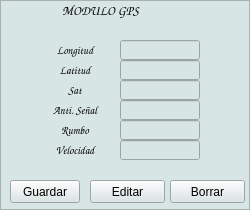
    <widget class="QFrame" name="FGPS">
     <property name="geometry">
      <rect>
       <x>670</x>
       <y>130</y>
       <width>250</width>
       <height>210</height>
      </rect>
     </property>
     <property name="palette">
      <palette>
       <active>
        <colorrole role="Button">
         <brush brushstyle="SolidPattern">
          <color alpha="255">
           <red>216</red>
           <green>229</green>
           <blue>229</blue>
          </color>
         </brush>
        </colorrole>
        <colorrole role="Base">
         <brush brushstyle="SolidPattern">
          <color alpha="255">
           <red>216</red>
           <green>229</green>
           <blue>229</blue>
          </color>
         </brush>
        </colorrole>
        <colorrole role="Window">
         <brush brushstyle="SolidPattern">
          <color alpha="255">
           <red>216</red>
           <green>229</green>
           <blue>229</blue>
          </color>
         </brush>
        </colorrole>
       </active>
       <inactive>
        <colorrole role="Button">
         <brush brushstyle="SolidPattern">
          <color alpha="255">
           <red>216</red>
           <green>229</green>
           <blue>229</blue>
          </color>
         </brush>
        </colorrole>
        <colorrole role="Base">
         <brush brushstyle="SolidPattern">
          <color alpha="255">
           <red>216</red>
           <green>229</green>
           <blue>229</blue>
          </color>
         </brush>
        </colorrole>
        <colorrole role="Window">
         <brush brushstyle="SolidPattern">
          <color alpha="255">
           <red>216</red>
           <green>229</green>
           <blue>229</blue>
          </color>
         </brush>
        </colorrole>
       </inactive>
       <disabled>
        <colorrole role="Button">
         <brush brushstyle="SolidPattern">
          <color alpha="255">
           <red>216</red>
           <green>229</green>
           <blue>229</blue>
          </color>
         </brush>
        </colorrole>
        <colorrole role="Base">
         <brush brushstyle="SolidPattern">
          <color alpha="255">
           <red>216</red>
           <green>229</green>
           <blue>229</blue>
          </color>
         </brush>
        </colorrole>
        <colorrole role="Window">
         <brush brushstyle="SolidPattern">
          <color alpha="255">
           <red>216</red>
           <green>229</green>
           <blue>229</blue>
          </color>
         </brush>
        </colorrole>
       </disabled>
      </palette>
     </property>
     <property name="autoFillBackground">
      <bool>false</bool>
     </property>
     <property name="frameShape">
      <enum>QFrame::StyledPanel</enum>
     </property>
     <property name="frameShadow">
      <enum>QFrame::Raised</enum>
     </property>
     <widget class="QLabel" name="label_20">
      <property name="geometry">
       <rect>
        <x>40</x>
        <y>60</y>
        <width>70</width>
        <height>20</height>
       </rect>
      </property>
      <property name="font">
       <font>
        <family>Comic Sans MS</family>
        <pointsize>8</pointsize>
        <weight>75</weight>
        <bold>true</bold>
       </font>
      </property>
      <property name="text">
       <string>Latitud</string>
      </property>
      <property name="alignment">
       <set>Qt::AlignCenter</set>
      </property>
     </widget>
     <widget class="QLineEdit" name="GPS_LAT">
      <property name="enabled">
       <bool>true</bool>
      </property>
      <property name="geometry">
       <rect>
        <x>120</x>
        <y>60</y>
        <width>80</width>
        <height>20</height>
       </rect>
      </property>
      <property name="sizePolicy">
       <sizepolicy hsizetype="Expanding" vsizetype="Maximum">
        <horstretch>0</horstretch>
        <verstretch>0</verstretch>
       </sizepolicy>
      </property>
      <property name="font">
       <font>
        <family>Times New Roman</family>
        <pointsize>10</pointsize>
        <weight>75</weight>
        <bold>true</bold>
       </font>
      </property>
      <property name="contextMenuPolicy">
       <enum>Qt::DefaultContextMenu</enum>
      </property>
      <property name="layoutDirection">
       <enum>Qt::LeftToRight</enum>
      </property>
      <property name="autoFillBackground">
       <bool>false</bool>
      </property>
      <property name="locale">
       <locale language="StandardMoroccanTamazight" country="Morocco"/>
      </property>
      <property name="text">
       <string/>
      </property>
      <property name="alignment">
       <set>Qt::AlignCenter</set>
      </property>
     </widget>
     <widget class="QLabel" name="GPS_NOM">
      <property name="geometry">
       <rect>
        <x>0</x>
        <y>0</y>
        <width>201</width>
        <height>20</height>
       </rect>
      </property>
      <property name="font">
       <font>
        <family>Comic Sans MS</family>
        <pointsize>10</pointsize>
        <weight>75</weight>
        <bold>true</bold>
       </font>
      </property>
      <property name="text">
       <string>MODULO GPS</string>
      </property>
      <property name="alignment">
       <set>Qt::AlignCenter</set>
      </property>
     </widget>
     <widget class="QLineEdit" name="GPS_LON">
      <property name="enabled">
       <bool>true</bool>
      </property>
      <property name="geometry">
       <rect>
        <x>120</x>
        <y>40</y>
        <width>80</width>
        <height>20</height>
       </rect>
      </property>
      <property name="sizePolicy">
       <sizepolicy hsizetype="Expanding" vsizetype="Maximum">
        <horstretch>0</horstretch>
        <verstretch>0</verstretch>
       </sizepolicy>
      </property>
      <property name="font">
       <font>
        <family>Times New Roman</family>
        <pointsize>10</pointsize>
        <weight>75</weight>
        <bold>true</bold>
       </font>
      </property>
      <property name="contextMenuPolicy">
       <enum>Qt::DefaultContextMenu</enum>
      </property>
      <property name="layoutDirection">
       <enum>Qt::LeftToRight</enum>
      </property>
      <property name="autoFillBackground">
       <bool>false</bool>
      </property>
      <property name="locale">
       <locale language="StandardMoroccanTamazight" country="Morocco"/>
      </property>
      <property name="text">
       <string/>
      </property>
      <property name="alignment">
       <set>Qt::AlignCenter</set>
      </property>
     </widget>
     <widget class="QLabel" name="label_21">
      <property name="geometry">
       <rect>
        <x>40</x>
        <y>40</y>
        <width>70</width>
        <height>20</height>
       </rect>
      </property>
      <property name="font">
       <font>
        <family>Comic Sans MS</family>
        <pointsize>8</pointsize>
        <weight>75</weight>
        <bold>true</bold>
       </font>
      </property>
      <property name="text">
       <string>Longitud</string>
      </property>
      <property name="alignment">
       <set>Qt::AlignCenter</set>
      </property>
     </widget>
     <widget class="QLineEdit" name="GPS_SAT">
      <property name="enabled">
       <bool>true</bool>
      </property>
      <property name="geometry">
       <rect>
        <x>120</x>
        <y>80</y>
        <width>80</width>
        <height>20</height>
       </rect>
      </property>
      <property name="sizePolicy">
       <sizepolicy hsizetype="Expanding" vsizetype="Maximum">
        <horstretch>0</horstretch>
        <verstretch>0</verstretch>
       </sizepolicy>
      </property>
      <property name="font">
       <font>
        <family>Times New Roman</family>
        <pointsize>10</pointsize>
        <weight>75</weight>
        <bold>true</bold>
       </font>
      </property>
      <property name="contextMenuPolicy">
       <enum>Qt::DefaultContextMenu</enum>
      </property>
      <property name="layoutDirection">
       <enum>Qt::LeftToRight</enum>
      </property>
      <property name="autoFillBackground">
       <bool>false</bool>
      </property>
      <property name="locale">
       <locale language="StandardMoroccanTamazight" country="Morocco"/>
      </property>
      <property name="text">
       <string/>
      </property>
      <property name="alignment">
       <set>Qt::AlignCenter</set>
      </property>
     </widget>
     <widget class="QLabel" name="lID_12">
      <property name="geometry">
       <rect>
        <x>40</x>
        <y>80</y>
        <width>70</width>
        <height>20</height>
       </rect>
      </property>
      <property name="font">
       <font>
        <family>Comic Sans MS</family>
        <pointsize>8</pointsize>
        <weight>75</weight>
        <bold>true</bold>
       </font>
      </property>
      <property name="text">
       <string>Sat</string>
      </property>
      <property name="alignment">
       <set>Qt::AlignCenter</set>
      </property>
     </widget>
     <widget class="QLineEdit" name="GPS_CUR">
      <property name="enabled">
       <bool>true</bool>
      </property>
      <property name="geometry">
       <rect>
        <x>120</x>
        <y>120</y>
        <width>80</width>
        <height>20</height>
       </rect>
      </property>
      <property name="sizePolicy">
       <sizepolicy hsizetype="Expanding" vsizetype="Maximum">
        <horstretch>0</horstretch>
        <verstretch>0</verstretch>
       </sizepolicy>
      </property>
      <property name="font">
       <font>
        <family>Times New Roman</family>
        <pointsize>10</pointsize>
        <weight>75</weight>
        <bold>true</bold>
       </font>
      </property>
      <property name="contextMenuPolicy">
       <enum>Qt::DefaultContextMenu</enum>
      </property>
      <property name="layoutDirection">
       <enum>Qt::LeftToRight</enum>
      </property>
      <property name="autoFillBackground">
       <bool>false</bool>
      </property>
      <property name="locale">
       <locale language="StandardMoroccanTamazight" country="Morocco"/>
      </property>
      <property name="text">
       <string/>
      </property>
      <property name="alignment">
       <set>Qt::AlignCenter</set>
      </property>
     </widget>
     <widget class="QLabel" name="lID_15">
      <property name="geometry">
       <rect>
        <x>40</x>
        <y>120</y>
        <width>70</width>
        <height>20</height>
       </rect>
      </property>
      <property name="font">
       <font>
        <family>Comic Sans MS</family>
        <pointsize>8</pointsize>
        <weight>75</weight>
        <bold>true</bold>
       </font>
      </property>
      <property name="text">
       <string>Rumbo</string>
      </property>
      <property name="alignment">
       <set>Qt::AlignCenter</set>
      </property>
     </widget>
     <widget class="QLineEdit" name="GPS_VEL">
      <property name="enabled">
       <bool>true</bool>
      </property>
      <property name="geometry">
       <rect>
        <x>120</x>
        <y>140</y>
        <width>80</width>
        <height>20</height>
       </rect>
      </property>
      <property name="sizePolicy">
       <sizepolicy hsizetype="Expanding" vsizetype="Maximum">
        <horstretch>0</horstretch>
        <verstretch>0</verstretch>
       </sizepolicy>
      </property>
      <property name="font">
       <font>
        <family>Times New Roman</family>
        <pointsize>10</pointsize>
        <weight>75</weight>
        <bold>true</bold>
       </font>
      </property>
      <property name="contextMenuPolicy">
       <enum>Qt::DefaultContextMenu</enum>
      </property>
      <property name="layoutDirection">
       <enum>Qt::LeftToRight</enum>
      </property>
      <property name="autoFillBackground">
       <bool>false</bool>
      </property>
      <property name="locale">
       <locale language="StandardMoroccanTamazight" country="Morocco"/>
      </property>
      <property name="text">
       <string/>
      </property>
      <property name="alignment">
       <set>Qt::AlignCenter</set>
      </property>
     </widget>
     <widget class="QLabel" name="lID_16">
      <property name="geometry">
       <rect>
        <x>40</x>
        <y>140</y>
        <width>70</width>
        <height>20</height>
       </rect>
      </property>
      <property name="font">
       <font>
        <family>Comic Sans MS</family>
        <pointsize>8</pointsize>
        <weight>75</weight>
        <bold>true</bold>
       </font>
      </property>
      <property name="text">
       <string>Velocidad</string>
      </property>
      <property name="alignment">
       <set>Qt::AlignCenter</set>
      </property>
     </widget>
     <widget class="QLineEdit" name="GPS_ANT">
      <property name="enabled">
       <bool>true</bool>
      </property>
      <property name="geometry">
       <rect>
        <x>120</x>
        <y>100</y>
        <width>80</width>
        <height>20</height>
       </rect>
      </property>
      <property name="sizePolicy">
       <sizepolicy hsizetype="Expanding" vsizetype="Maximum">
        <horstretch>0</horstretch>
        <verstretch>0</verstretch>
       </sizepolicy>
      </property>
      <property name="font">
       <font>
        <family>Times New Roman</family>
        <pointsize>10</pointsize>
        <weight>75</weight>
        <bold>true</bold>
       </font>
      </property>
      <property name="contextMenuPolicy">
       <enum>Qt::DefaultContextMenu</enum>
      </property>
      <property name="layoutDirection">
       <enum>Qt::LeftToRight</enum>
      </property>
      <property name="autoFillBackground">
       <bool>false</bool>
      </property>
      <property name="locale">
       <locale language="StandardMoroccanTamazight" country="Morocco"/>
      </property>
      <property name="text">
       <string/>
      </property>
      <property name="alignment">
       <set>Qt::AlignCenter</set>
      </property>
     </widget>
     <widget class="QLabel" name="label_22">
      <property name="geometry">
       <rect>
        <x>40</x>
        <y>100</y>
        <width>70</width>
        <height>20</height>
       </rect>
      </property>
      <property name="font">
       <font>
        <family>Comic Sans MS</family>
        <pointsize>8</pointsize>
        <weight>75</weight>
        <bold>true</bold>
       </font>
      </property>
      <property name="text">
       <string>Anti. Señal</string>
      </property>
      <property name="alignment">
       <set>Qt::AlignCenter</set>
      </property>
     </widget>
     <widget class="QPushButton" name="GPS_BORRAR">
      <property name="geometry">
       <rect>
        <x>170</x>
        <y>180</y>
        <width>75</width>
        <height>23</height>
       </rect>
      </property>
      <property name="text">
       <string>Borrar</string>
      </property>
     </widget>
     <widget class="QPushButton" name="GPS_GUARDAR">
      <property name="geometry">
       <rect>
        <x>10</x>
        <y>180</y>
        <width>70</width>
        <height>23</height>
       </rect>
      </property>
      <property name="text">
       <string>Guardar</string>
      </property>
     </widget>
     <widget class="QPushButton" name="GPS_EDITAR">
      <property name="geometry">
       <rect>
        <x>90</x>
        <y>180</y>
        <width>75</width>
        <height>23</height>
       </rect>
      </property>
      <property name="text">
       <string>Editar</string>
      </property>
     </widget>
    </widget>
